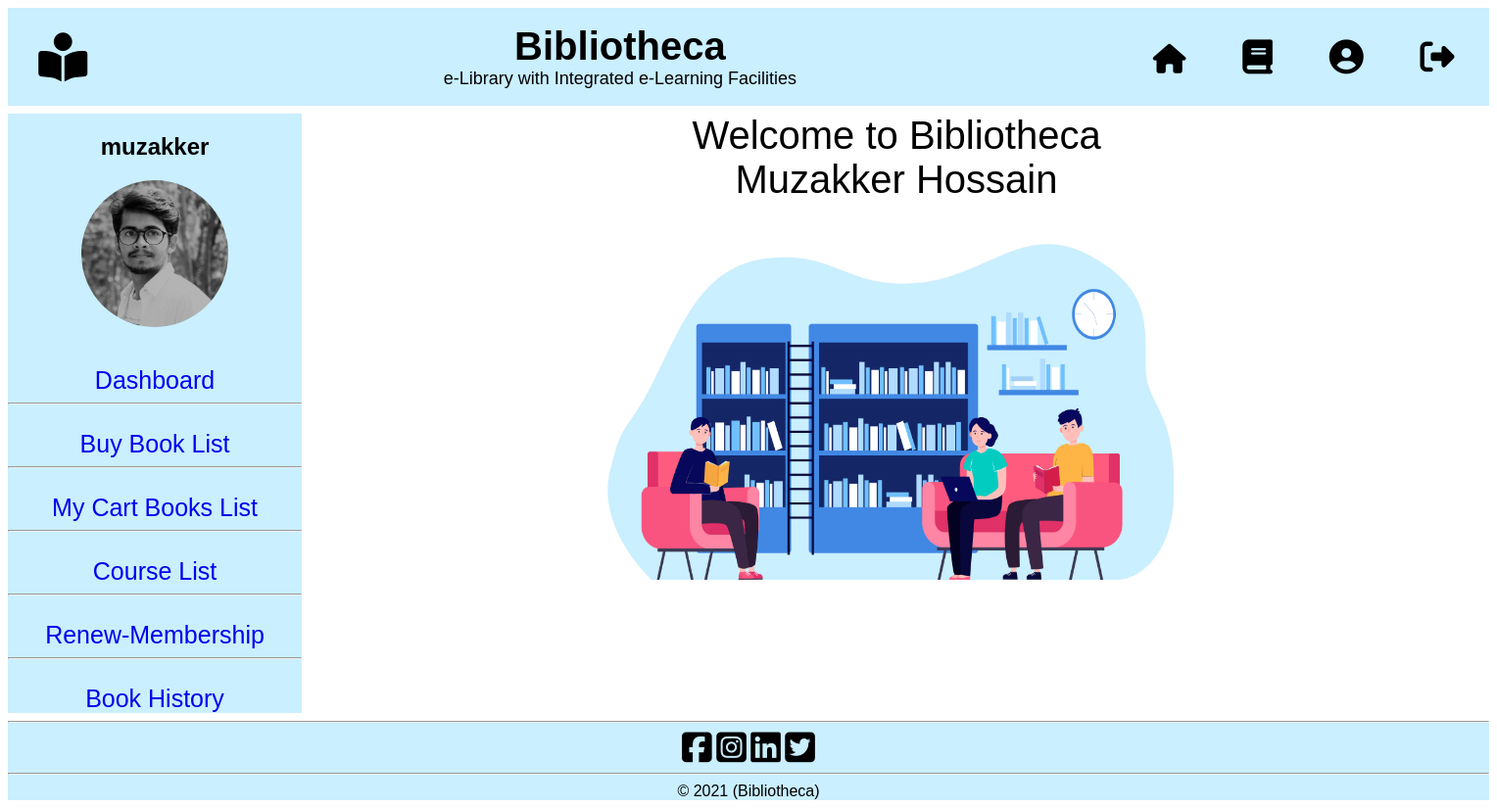
The page /Premium_User/view/premiumHome.php (signed in) on the database its author committed.
### tables this page shows
CREATE TABLE `user` (
  `id` int(5) NOT NULL,
  `username` varchar(15) NOT NULL,
  `password` varchar(20) NOT NULL,
  `fullname` varchar(30) NOT NULL,
  `gender` varchar(8) NOT NULL,
  `email` varchar(30) NOT NULL,
  `dob` date NOT NULL,
  `type` varchar(12) NOT NULL,
  `filename` varchar(100) NOT NULL
);

### model/userModel.php (called while the page is built, shortened)
<?php
    function getUserByName($username){
		$conn = getConnection();
		$sql = "select * from user where username='{$username}'";
		$result = mysqli_query($conn, $sql);
		$row = mysqli_fetch_assoc($result);
		return $row;
	}
?>

### Premium_User/view/premiumHome.php (the view, shortened to what this page needs)
<?php
	if(isset($_COOKIE['status'])){
?>
<?php
	include('header.php');
    require_once('../../model/userModel.php');
?>
<?php include('premiumNav.php')?>
<div style="display: grid; grid-template-columns: 1fr 1fr; padding-top: 0.5em;">
<?php include('premiumSidePanel.php')?>
    <div id="main_content" style="background-color: white; width: 1210px; font-family: arial; align-items: center; text-align: center;">
        <span style="color: black; font-size: 40px">
            Welcome to Bibliotheca
            <br>
            <?php
                $username = $_COOKIE['username'];
                $row = getUserByName($username);
                echo $row['fullname'];
            ?>
        </span>
        <br><br><br>
        <img src="../assets/library.jpg" alt="library" height="350px" width="600px">
    </div>
</div>
<?php
	}else{
		header('location: ../../Admin/view/signin.php');
	}
?>

### Premium_User/view/premiumSidePanel.php
<?php
    require_once('../../model/userModel.php');
    $username = $_COOKIE['username'];
    $row = getUserByName($username);
?>
    <div id="side_panel" style="width: 300px; background-color:#caefff; font-family:Arial;" align="center">
        <h2><?php echo $_COOKIE['username']?></h2>
        <a href="accSetting.php">
            <img src="../../Admin/assets/images/<?php echo $row['filename'];?>" height="150px;" width="150px" alt="Profile Photo" style="border-radius:50%">
        </a>
        <br> <br> <br>
        <a href="premiumDashboard.php" style="text-decoration: none;">
            <span style="font-size:25px;">Dashboard</span>
        </a>
        <hr><br>
        <a href="buyBooksList.php" style="text-decoration: none;">
            <span style="font-size:25px">Buy Book List</span>
        </a>
         <hr><br>
        <a href="myCartBooks.php" style="text-decoration: none;">
            <span style="font-size:25px">My Cart Books List</span>
        </a>
        <hr><br>
        <a href="course.php" style="text-decoration: none;">
            <span style="font-size:25px">Course List</span>
        </a>
        <hr><br>
        <a href="Rms1.php" style="text-decoration: none;">
            <span style="font-size:25px">Renew-Membership</span>
        </a>
        <hr><br>
        <a href="inventory.php" style="text-decoration: none;">
            <span style="font-size:25px">Book History</span>
        </a>
    </div>

### rows shown on the page
user: filename (picture), fullname "Muzakker Hossain"

### other values the page prints
$_COOKIE['username'] "muzakker"
